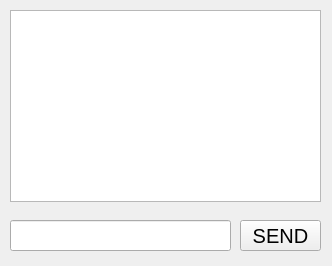
<?xml version="1.0" encoding="UTF-8"?>
<ui version="4.0">
 <class>ChatGUI</class>
 <widget class="QWidget" name="ChatGUI">
  <property name="geometry">
   <rect>
    <x>0</x>
    <y>0</y>
    <width>332</width>
    <height>266</height>
   </rect>
  </property>
  <property name="windowTitle">
   <string>ChatGUI</string>
  </property>
  <widget class="QTextBrowser" name="chatBrowser">
   <property name="geometry">
    <rect>
     <x>10</x>
     <y>10</y>
     <width>311</width>
     <height>192</height>
    </rect>
   </property>
  </widget>
  <widget class="QLineEdit" name="chatLine">
   <property name="geometry">
    <rect>
     <x>10</x>
     <y>220</y>
     <width>221</width>
     <height>31</height>
    </rect>
   </property>
  </widget>
  <widget class="QPushButton" name="sendButton">
   <property name="geometry">
    <rect>
     <x>240</x>
     <y>220</y>
     <width>81</width>
     <height>31</height>
    </rect>
   </property>
   <property name="styleSheet">
    <string notr="true">font-size: 20px;</string>
   </property>
   <property name="text">
    <string>SEND</string>
   </property>
   <property name="iconSize">
    <size>
     <width>12</width>
     <height>12</height>
    </size>
   </property>
  </widget>
 </widget>
 <layoutdefault spacing="6" margin="11"/>
 <resources/>
 <connections/>
</ui>
